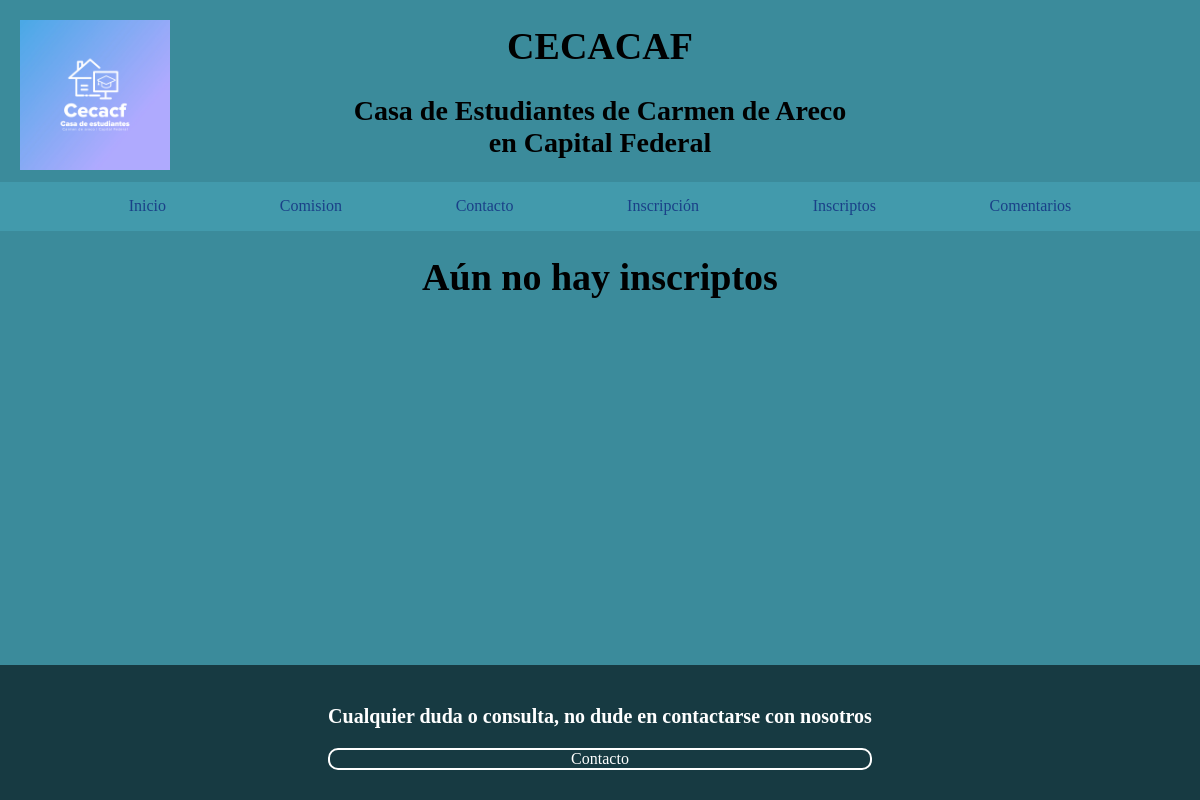
Page /inscriptos.php on the earlier database version.
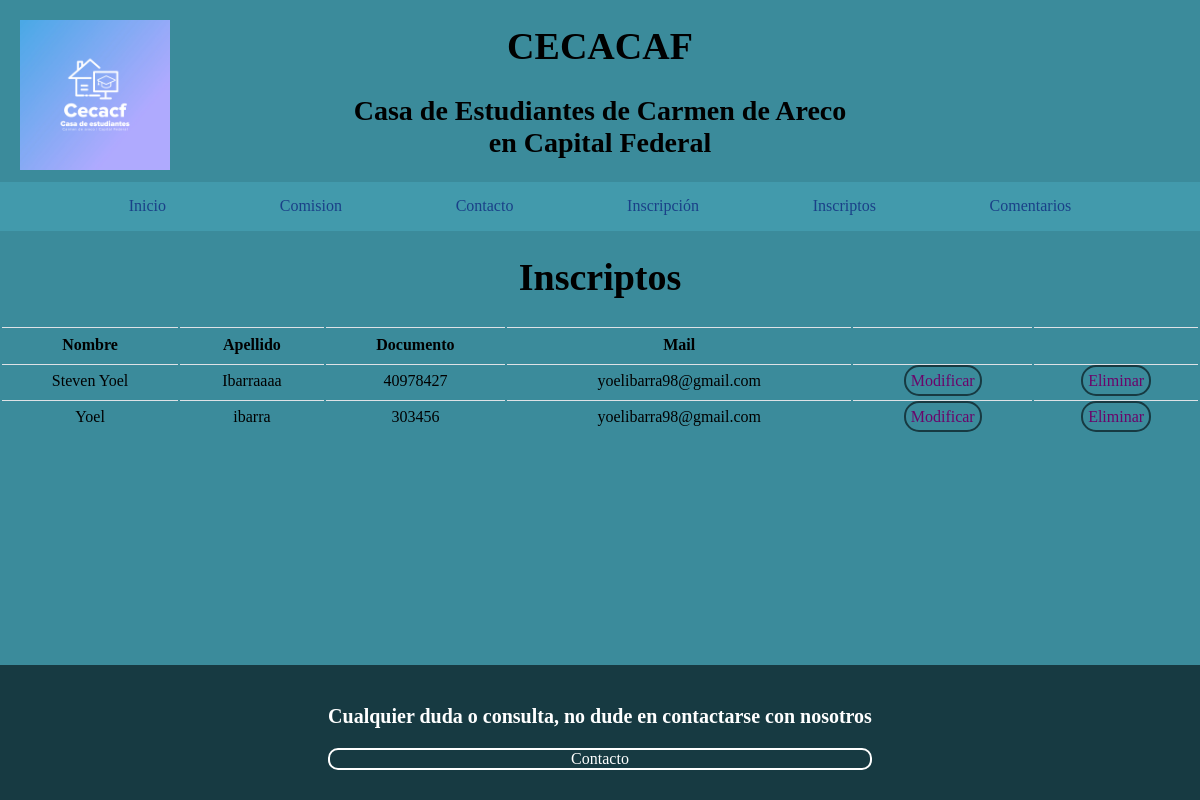
Same page on the later database version.
### tables this page shows
CREATE TABLE IF NOT EXISTS `inscripto` (
  `id` int(11) NOT NULL AUTO_INCREMENT,
  `documento` int(11) NOT NULL,
  `nombre` varchar(50) NOT NULL,
  `apellido` varchar(50) NOT NULL,
  `mail` varchar(50) NOT NULL,
  `telefono` decimal(15,0) DEFAULT NULL,
  `carrera` varchar(100) NOT NULL,
  `otro` varchar(255) DEFAULT NULL,
  PRIMARY KEY (`id`),
  UNIQUE KEY `documento` (`documento`)
);

### traer-inscriptos.php (called while the page is built, shortened)
<?php
    include ('base-datos.php');
    $query = "SELECT id, documento, nombre, apellido, mail, telefono, carrera, otro FROM inscripto";
    $inscriptos = mysqli_query($conexion,$query);
?>

### inscriptos.php (the view, shortened to what this page needs)
<!DOCTYPE html>
<html lang="es">
<head>
    <link rel="stylesheet" href="css/normalize.css">
    <link rel="stylesheet" href="css/styles.css">
</head>
<body>
    <?php
        include("header.php");
        include("traer-inscriptos.php");
        if($inscriptos->num_rows == 0){
            echo "<h1>Aún no hay inscriptos</h1>";
        }else{
    ?>
    <main class="contenedor">
        <h1>Inscriptos</h1>
        <table class="table">
            <tr>
                <td class="bold">Nombre</td>
                <td class="bold">Apellido</td>
                <td class="bold">Documento</td>
                <td class="bold">Mail</td>
                <td class="bold"></td>
                <td class="bold"></td>
            </tr>
            <?php
                while($inscripto = $inscriptos->fetch_assoc()){
                    echo "
                        <tr>
                            <td>" . $inscripto['nombre'] . "</td>
                            <td>" . $inscripto['apellido'] . "</td>
                            <td>" . $inscripto['documento'] . "</td>
                            <td>" . $inscripto['mail'] . "</td>
                            <td>
                                <a href='modificar-inscripto.php?id=".$inscripto['id']."' class='boton'>Modificar</a>
                            </td>
                            <td>
                                <a href='eliminar-inscripto.php?id=".$inscripto['id']."' class='boton'>Eliminar</a>
                            </td>
                        </tr>
                    ";
                }
            ?>
        </table>
    </main>
    <?php }
    if($inscriptos->num_rows <10){
        echo '<div class="absolute-footer">';
        include('footer.php');
        echo '</div>';
    ?>
    <?php } else {
    include("footer.php"); }?>
</body>
</html>

### header.php
<header>
        <div class="">
            <img src="img/logoCecacf.jpg" alt="LogoCecacf" class="logo">
        </div>
        <div>
            <h1 class="titulo">CECACAF</h1>
            <h2 class="subtitulo">Casa de Estudiantes de Carmen de Areco <br> en Capital Federal</h2>
            <div class="nav-fondo">
                <nav class="barra-superior contenedor">
                    <a href="index.php">Inicio</a>
                    <a href="comision.php">Comision</a>
                    <a href="contacto.php">Contacto</a>
                    <a href="inscripcion.php">Inscripción</a>
                    <a href="inscriptos.php">Inscriptos</a>
                    <a href="comentarios.php">Comentarios</a>
                </nav>
            </div>
        </div>
</header>

### footer.php
<footer class="footer">
        <div class="footer-style">
            <p>Cualquier duda o consulta, no dude en contactarse con nosotros</p>
            <a href="contacto.php" class="boton-footer">Contacto</a>
        </div>
</footer>

### css/styles.css (style rules this page uses)
html { font-size: 62.5%; box-sizing: border-box; }
*,*:before,*:after { box-sizing: inherit; }
body { font-size: 16px; background-color: var(--principal); }
:root { --blanco: #fff; --principal: #3B8B9B ; --secundario: #429AAC; --oscuro: #173A42; }
.contenedor { max-width: 120rem; margin: 0 auto 0 auto; }
h1 { font-size: 3.8rem; }
h2 { font-size: 2.8rem; }
h1,h2,h3,h4,h5 { text-align: center; }
.bold { font-weight: bold; }
.boton { text-decoration: none; border: var(--oscuro) .2rem solid; color: rgb(107, 5, 107); border-radius: 1.5rem; padding: .5rem; }
.nav-fondo { background-color: var(--secundario); padding: 1.5rem; }
.barra-superior { max-width: 120rem; display: flex; justify-content: space-evenly; }
.barra-superior a, a:visited { text-decoration: none; color: rgb(26, 64, 136); }
.logo { position: absolute; left: 0; top: 0; margin: 2rem; width: 15rem; height: 15rem; }
.footer { display: flex; justify-content: center; position: relative; background-color: var(--oscuro); width: 100%; margin-top: 7rem; max-height: 15rem; padding-top: 2rem; padding-bottom: 3rem; bottom: 0; }
.footer-style { display:flex; flex-direction: column; justify-content: space-evenly; }
.footer-style a { color: #fff; text-decoration: none; text-align: center; }
.footer-style p { color: #fff; font-weight: bold; font-size: 2rem ; }
.boton-footer { border: var(--blanco) .2rem solid; border-radius: 1rem; }
@media (min-height: 760px) { .absolute-footer { position: absolute; bottom: 0; width:100%; } }
.table { width:100%;margin-bottom:1rem;background-color:transparent }
.table td,.table th { padding:.75rem;vertical-align:top;border-top:1px solid #dee2e6; text-align: center; }

Differences in the rows shown:
added inscripto: nombre "Steven Yoel", apellido "Ibarraaaa", documento "40978427", mail "yoelibarra98@gmail.com"
added inscripto: nombre "Yoel", apellido "ibarra", documento "303456", mail "yoelibarra98@gmail.com"
Other differences:
text no longer shown: "Aún no hay inscriptos"
text now shown: "Inscriptos Nombre Apellido Documento Mail"
